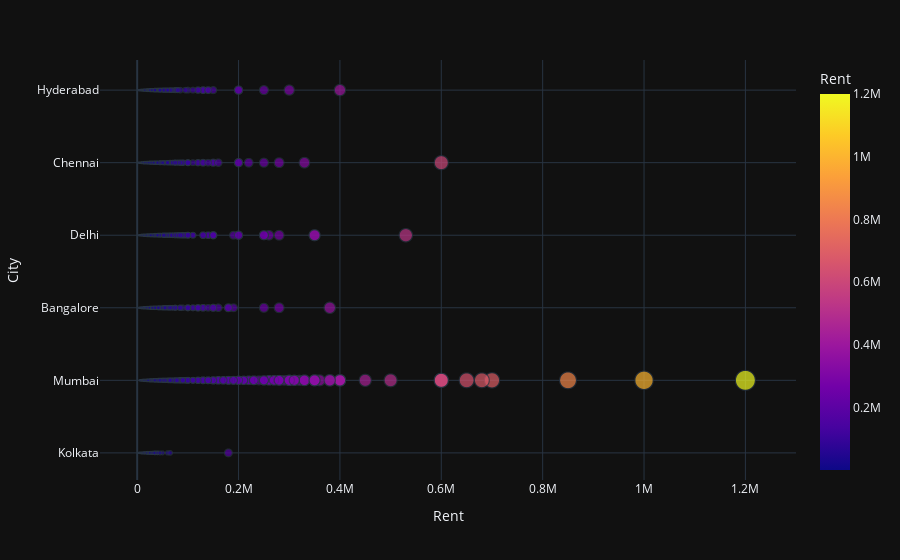

Here is the notebook cell this chart was saved with:
### Markdown cell above
#### Let's look at the scatter plot locality wise to get a better understanding of the prices in a few localities

### Code cell
px.scatter(df,df.Rent,df['City'],color='Rent',size='Rent',template='plotly_dark')

### Figure 1 — Plotly figure (JSON) as saved in the notebook; plotly's stock layout.template omitted (floating-point values rounded to 4 significant figures; data arrays with more than 128 entries replaced by an {"elided": "..."} marker saying what was removed)
{"data": [{"hovertemplate": "Rent=%{marker.color}<br>City=%{y}<extra></extra>", "legendgroup": "", "marker": {"color": {"elided": "4745 int values"}, "coloraxis": "coloraxis", "size": {"elided": "4745 int values"}, "sizemode": "area", "sizeref": 3000, "symbol": "circle"}, "mode": "markers", "name": "", "showlegend": false, "type": "scattergl", "x": {"elided": "4745 int values"}, "xaxis": "x", "y": {"elided": "4745 str values"}, "yaxis": "y"}], "layout": {"coloraxis": {"colorbar": {"title": {"text": "Rent"}}, "colorscale": [[0, "#0d0887"], [0.1111, "#46039f"], [0.2222, "#7201a8"], [0.3333, "#9c179e"], [0.4444, "#bd3786"], [0.5556, "#d8576b"], [0.6667, "#ed7953"], [0.7778, "#fb9f3a"], [0.8889, "#fdca26"], [1, "#f0f921"]]}, "legend": {"itemsizing": "constant", "tracegroupgap": 0}, "margin": {"t": 60}, "xaxis": {"anchor": "y", "domain": [0, 1], "title": {"text": "Rent"}}, "yaxis": {"anchor": "x", "domain": [0, 1], "title": {"text": "City"}}}}
